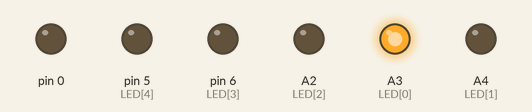
Simulated run of this sketch. Board: Arduino Uno, built with avr-gcc and run on an emulated ATmega328P. On the bench: output pins drawn as LEDs (lit = HIGH).

Above: at 0.05 s.
At 0.25 s:
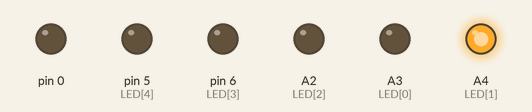
At 0.65 s:
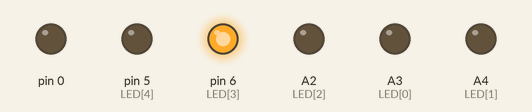
At 0.75 s:
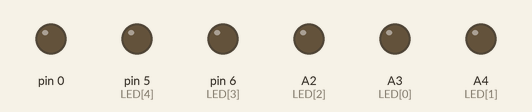
At 1.45 s:
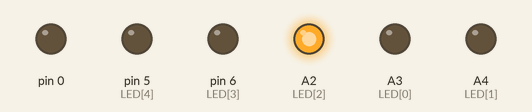
At 2.85 s:
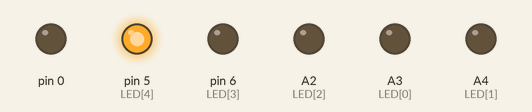
Timing chart, 0 to 3.1 s (numbered marks = the images above):
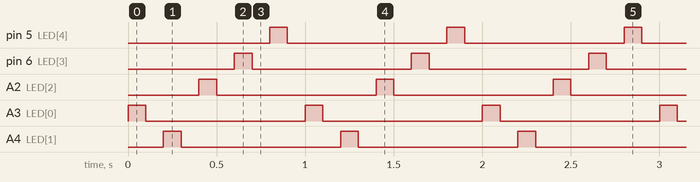

The sketch:

ladder.ino
```cpp
const int SIZE = 5;
int LED[ SIZE ] = { A3, A4, A2, 6, 5 };
int select = 0;

void setup() {
  for( int i=0; i<= SIZE; i++ ){
    pinMode( LED[i], OUTPUT );
  }
}

void loop() {
  digitalWrite( LED[ select ], HIGH );
  delay( 100 );
  digitalWrite( LED[ select ], LOW );
  delay( 100 );
  select = ( select + 1 ) % SIZE;
}
```

Measured:
- by itself, pin 5 (LED[4]), pin 6 (LED[3]), A2 (LED[2]), A3 (LED[0]), A4 (LED[1]): alternates HIGH for 0.10 s and LOW for 0.90 s
- by itself, everything shown: repeats every 1.0 s, in 10 steps
